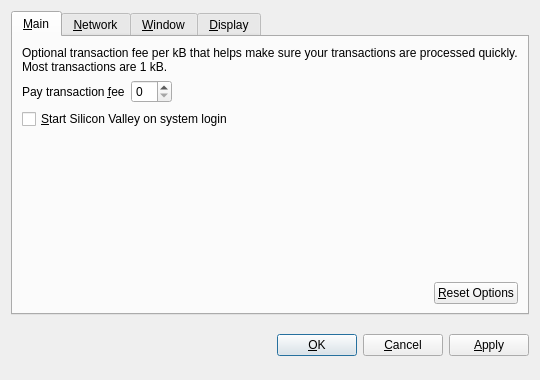
<?xml version="1.0" encoding="UTF-8"?>
<ui version="4.0">
 <class>OptionsDialog</class>
 <widget class="QDialog" name="OptionsDialog">
  <property name="geometry">
   <rect>
    <x>0</x>
    <y>0</y>
    <width>540</width>
    <height>380</height>
   </rect>
  </property>
  <property name="windowTitle">
   <string>Options</string>
  </property>
  <property name="modal">
   <bool>true</bool>
  </property>
  <layout class="QVBoxLayout" name="verticalLayout">
   <item>
    <widget class="QTabWidget" name="tabWidget">
     <property name="tabPosition">
      <enum>QTabWidget::North</enum>
     </property>
     <property name="currentIndex">
      <number>0</number>
     </property>
     <widget class="QWidget" name="tabMain">
      <attribute name="title">
       <string>&amp;Main</string>
      </attribute>
      <layout class="QVBoxLayout" name="verticalLayout_Main">
       <item>
        <widget class="QLabel" name="transactionFeeInfoLabel">
         <property name="text">
          <string>Optional transaction fee per kB that helps make sure your transactions are processed quickly. Most transactions are 1 kB.</string>
         </property>
         <property name="textFormat">
          <enum>Qt::PlainText</enum>
         </property>
         <property name="wordWrap">
          <bool>true</bool>
         </property>
        </widget>
       </item>
       <item>
        <layout class="QHBoxLayout" name="horizontalLayout_1_Main">
         <item>
          <widget class="QLabel" name="transactionFeeLabel">
           <property name="text">
            <string>Pay transaction &amp;fee</string>
           </property>
           <property name="textFormat">
            <enum>Qt::PlainText</enum>
           </property>
           <property name="buddy">
            <cstring>transactionFee</cstring>
           </property>
          </widget>
         </item>
         <item>
          <widget class="BitcoinAmountField" name="transactionFee"/>
         </item>
         <item>
          <spacer name="horizontalSpacer_1_Main">
           <property name="orientation">
            <enum>Qt::Horizontal</enum>
           </property>
           <property name="sizeHint" stdset="0">
            <size>
             <width>40</width>
             <height>20</height>
            </size>
           </property>
          </spacer>
         </item>
        </layout>
       </item>
       <item>
        <widget class="QCheckBox" name="bitcoinAtStartup">
         <property name="toolTip">
          <string>Automatically start Silicon Valley after logging in to the system.</string>
         </property>
         <property name="text">
          <string>&amp;Start Silicon Valley on system login</string>
         </property>
        </widget>
       </item>
       <item>
        <spacer name="verticalSpacer_Main">
         <property name="orientation">
          <enum>Qt::Vertical</enum>
         </property>
         <property name="sizeHint" stdset="0">
          <size>
           <width>20</width>
           <height>40</height>
          </size>
         </property>
        </spacer>
       </item>
       <item>
        <layout class="QHBoxLayout" name="horizontalLayout_2_Main">
         <item>
          <spacer name="horizontalSpacer_2_Main">
           <property name="orientation">
            <enum>Qt::Horizontal</enum>
           </property>
           <property name="sizeHint" stdset="0">
            <size>
             <width>40</width>
             <height>20</height>
            </size>
           </property>
          </spacer>
         </item>
         <item>
          <widget class="QPushButton" name="resetButton">
           <property name="toolTip">
            <string>Reset all client options to default.</string>
           </property>
           <property name="text">
            <string>&amp;Reset Options</string>
           </property>
           <property name="autoDefault">
            <bool>false</bool>
           </property>
          </widget>
         </item>
        </layout>
       </item>
      </layout>
     </widget>
     <widget class="QWidget" name="tabNetwork">
      <attribute name="title">
       <string>&amp;Network</string>
      </attribute>
      <layout class="QVBoxLayout" name="verticalLayout_Network">
       <item>
        <widget class="QCheckBox" name="mapPortUpnp">
         <property name="toolTip">
          <string>Automatically open the Silicon Valley client port on the router. This only works when your router supports UPnP and it is enabled.</string>
         </property>
         <property name="text">
          <string>Map port using &amp;UPnP</string>
         </property>
        </widget>
       </item>
       <item>
        <widget class="QCheckBox" name="connectSocks">
         <property name="toolTip">
          <string>Connect to the Silicon Valley network through a SOCKS proxy (e.g. when connecting through Tor).</string>
         </property>
         <property name="text">
          <string>&amp;Connect through SOCKS proxy:</string>
         </property>
        </widget>
       </item>
       <item>
        <layout class="QHBoxLayout" name="horizontalLayout_Network">
         <item>
          <widget class="QLabel" name="proxyIpLabel">
           <property name="text">
            <string>Proxy &amp;IP:</string>
           </property>
           <property name="textFormat">
            <enum>Qt::PlainText</enum>
           </property>
           <property name="buddy">
            <cstring>proxyIp</cstring>
           </property>
          </widget>
         </item>
         <item>
          <widget class="QValidatedLineEdit" name="proxyIp">
           <property name="maximumSize">
            <size>
             <width>140</width>
             <height>16777215</height>
            </size>
           </property>
           <property name="toolTip">
            <string>IP address of the proxy (e.g. 127.0.0.1)</string>
           </property>
          </widget>
         </item>
         <item>
          <widget class="QLabel" name="proxyPortLabel">
           <property name="text">
            <string>&amp;Port:</string>
           </property>
           <property name="textFormat">
            <enum>Qt::PlainText</enum>
           </property>
           <property name="buddy">
            <cstring>proxyPort</cstring>
           </property>
          </widget>
         </item>
         <item>
          <widget class="QLineEdit" name="proxyPort">
           <property name="maximumSize">
            <size>
             <width>55</width>
             <height>16777215</height>
            </size>
           </property>
           <property name="toolTip">
            <string>Port of the proxy (e.g. 9050)</string>
           </property>
          </widget>
         </item>
         <item>
          <widget class="QLabel" name="socksVersionLabel">
           <property name="text">
            <string>SOCKS &amp;Version:</string>
           </property>
           <property name="textFormat">
            <enum>Qt::PlainText</enum>
           </property>
           <property name="buddy">
            <cstring>socksVersion</cstring>
           </property>
          </widget>
         </item>
         <item>
          <widget class="QValueComboBox" name="socksVersion">
           <property name="toolTip">
            <string>SOCKS version of the proxy (e.g. 5)</string>
           </property>
          </widget>
         </item>
         <item>
          <spacer name="horizontalSpacer_Network">
           <property name="orientation">
            <enum>Qt::Horizontal</enum>
           </property>
           <property name="sizeHint" stdset="0">
            <size>
             <width>40</width>
             <height>20</height>
            </size>
           </property>
          </spacer>
         </item>
        </layout>
       </item>
       <item>
        <spacer name="verticalSpacer_Network">
         <property name="orientation">
          <enum>Qt::Vertical</enum>
         </property>
         <property name="sizeHint" stdset="0">
          <size>
           <width>20</width>
           <height>40</height>
          </size>
         </property>
        </spacer>
       </item>
      </layout>
     </widget>
     <widget class="QWidget" name="tabWindow">
      <attribute name="title">
       <string>&amp;Window</string>
      </attribute>
      <layout class="QVBoxLayout" name="verticalLayout_Window">
       <item>
        <widget class="QCheckBox" name="minimizeToTray">
         <property name="toolTip">
          <string>Show only a tray icon after minimizing the window.</string>
         </property>
         <property name="text">
          <string>&amp;Minimize to the tray instead of the taskbar</string>
         </property>
        </widget>
       </item>
       <item>
        <widget class="QCheckBox" name="minimizeOnClose">
         <property name="toolTip">
          <string>Minimize instead of exit the application when the window is closed. When this option is enabled, the application will be closed only after selecting Quit in the menu.</string>
         </property>
         <property name="text">
          <string>M&amp;inimize on close</string>
         </property>
        </widget>
       </item>
       <item>
        <spacer name="verticalSpacer_Window">
         <property name="orientation">
          <enum>Qt::Vertical</enum>
         </property>
         <property name="sizeHint" stdset="0">
          <size>
           <width>20</width>
           <height>40</height>
          </size>
         </property>
        </spacer>
       </item>
      </layout>
     </widget>
     <widget class="QWidget" name="tabDisplay">
      <attribute name="title">
       <string>&amp;Display</string>
      </attribute>
      <layout class="QVBoxLayout" name="verticalLayout_Display">
       <item>
        <layout class="QHBoxLayout" name="horizontalLayout_1_Display">
         <item>
          <widget class="QLabel" name="langLabel">
           <property name="text">
            <string>User Interface &amp;language:</string>
           </property>
           <property name="textFormat">
            <enum>Qt::PlainText</enum>
           </property>
           <property name="buddy">
            <cstring>lang</cstring>
           </property>
          </widget>
         </item>
         <item>
          <widget class="QValueComboBox" name="lang">
           <property name="toolTip">
            <string>The user interface language can be set here. This setting will take effect after restarting Silicon Valley.</string>
           </property>
          </widget>
         </item>
        </layout>
       </item>
       <item>
        <layout class="QHBoxLayout" name="horizontalLayout_2_Display">
         <item>
          <widget class="QLabel" name="unitLabel">
           <property name="text">
            <string>&amp;Unit to show amounts in:</string>
           </property>
           <property name="textFormat">
            <enum>Qt::PlainText</enum>
           </property>
           <property name="buddy">
            <cstring>unit</cstring>
           </property>
          </widget>
         </item>
         <item>
          <widget class="QValueComboBox" name="unit">
           <property name="toolTip">
            <string>Choose the default subdivision unit to show in the interface and when sending coins.</string>
           </property>
          </widget>
         </item>
        </layout>
       </item>
       <item>
        <widget class="QCheckBox" name="displayAddresses">
         <property name="toolTip">
          <string>Whether to show Silicon Valley addresses in the transaction list or not.</string>
         </property>
         <property name="text">
          <string>&amp;Display addresses in transaction list</string>
         </property>
        </widget>
       </item>
       <item>
        <widget class="QCheckBox" name="coinControlFeatures">
         <property name="toolTip">
          <string>Whether to show coin control features or not.</string>
         </property>
         <property name="text">
          <string>Display coin &amp;control features (experts only!)</string>
         </property>
        </widget>
       </item>
       <item>
        <spacer name="verticalSpacer_Display">
         <property name="orientation">
          <enum>Qt::Vertical</enum>
         </property>
         <property name="sizeHint" stdset="0">
          <size>
           <width>20</width>
           <height>40</height>
          </size>
         </property>
        </spacer>
       </item>
      </layout>
     </widget>
    </widget>
   </item>
   <item>
    <layout class="QHBoxLayout" name="horizontalLayout_Buttons">
     <item>
      <spacer name="horizontalSpacer_1">
       <property name="orientation">
        <enum>Qt::Horizontal</enum>
       </property>
       <property name="sizeHint" stdset="0">
        <size>
         <width>40</width>
         <height>48</height>
        </size>
       </property>
      </spacer>
     </item>
     <item>
      <widget class="QLabel" name="statusLabel">
       <property name="font">
        <font>
         <weight>75</weight>
         <bold>true</bold>
        </font>
       </property>
       <property name="text">
        <string/>
       </property>
       <property name="textFormat">
        <enum>Qt::PlainText</enum>
       </property>
       <property name="wordWrap">
        <bool>true</bool>
       </property>
      </widget>
     </item>
     <item>
      <spacer name="horizontalSpacer_2">
       <property name="orientation">
        <enum>Qt::Horizontal</enum>
       </property>
       <property name="sizeHint" stdset="0">
        <size>
         <width>40</width>
         <height>48</height>
        </size>
       </property>
      </spacer>
     </item>
     <item>
      <widget class="QPushButton" name="okButton">
       <property name="text">
        <string>&amp;OK</string>
       </property>
      </widget>
     </item>
     <item>
      <widget class="QPushButton" name="cancelButton">
       <property name="text">
        <string>&amp;Cancel</string>
       </property>
       <property name="autoDefault">
        <bool>false</bool>
       </property>
      </widget>
     </item>
     <item>
      <widget class="QPushButton" name="applyButton">
       <property name="text">
        <string>&amp;Apply</string>
       </property>
       <property name="autoDefault">
        <bool>false</bool>
       </property>
      </widget>
     </item>
    </layout>
   </item>
  </layout>
 </widget>
 <customwidgets>
  <customwidget>
   <class>BitcoinAmountField</class>
   <extends>QSpinBox</extends>
   <header>bitcoinamountfield.h</header>
  </customwidget>
  <customwidget>
   <class>QValueComboBox</class>
   <extends>QComboBox</extends>
   <header>qvaluecombobox.h</header>
  </customwidget>
  <customwidget>
   <class>QValidatedLineEdit</class>
   <extends>QLineEdit</extends>
   <header>qvalidatedlineedit.h</header>
  </customwidget>
 </customwidgets>
 <resources/>
 <connections/>
</ui>
